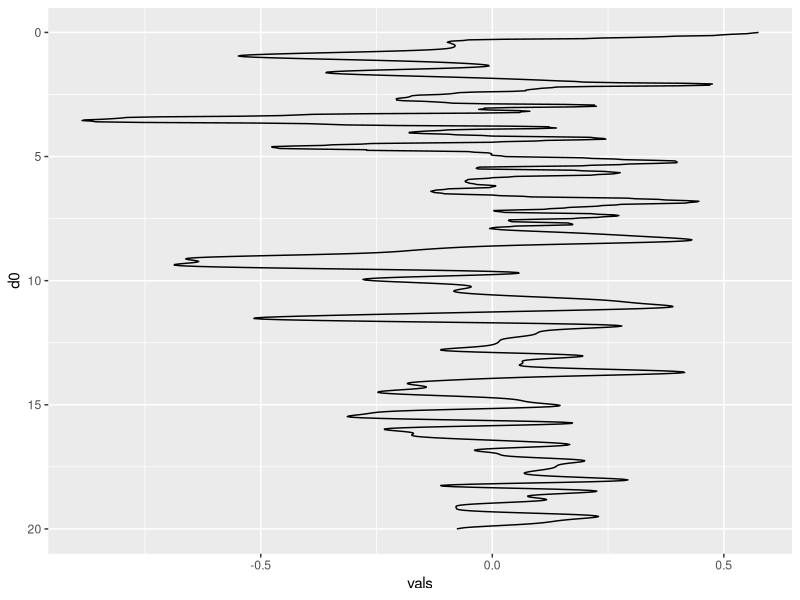
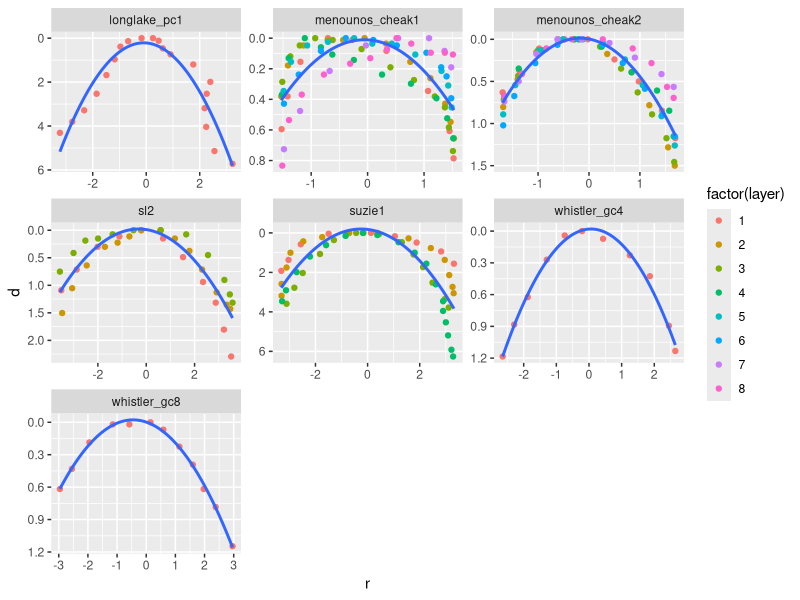

The R source for these figures, in order: (Note: this script raises an error after producing the figures.)
## ---- chunk 1
library(ggplot2)
library(reshape2)
library(dplyr)
## ---- chunk 2
# define parameters
barrel_width <- 6 # use 8 cm for barrel width
slice_sizes <- c(0.1, 0.5, 1)
cellsize <- 0.025
## ---- chunk 3
# generate data at resolution 1 mm (200 samples for 20 cm)
set.seed(2500)
original_data <- data.frame(d0=seq(0, 20, cellsize), vals=rnorm(20/cellsize+1))
smoothing = 10
for(s in 1:smoothing) {
  original_data$vals <- ksmooth(original_data$d0, original_data$vals, bandwidth=0.1)$y
}

ggplot(original_data, aes(y=d0, x=vals)) + geom_path() + scale_y_reverse()
## ---- chunk 4
# load
deformations <- read.csv("deformed cores/deformed_cores_summary.csv")
# calc the x0 and y0 to use as the base coordinates (to transform x and y to r and d)
layers <- deformations %>% 
  group_by(layercode) %>% 
  summarise(x0=mean(range(x)), y0=min(y))
deformations <- merge(deformations, layers, by="layercode")
deformations$r <- deformations$x-deformations$x0
deformations$d <- deformations$y-deformations$y0
deformations <- deformations %>% select(layercode, core, layer, r, d)

# plot cores with quadratic smoothing
ggplot(deformations, aes(x=r, y=d)) + 
  geom_point(aes(col=factor(layer))) + 
  stat_smooth(method=lm, formula=y ~ poly(x, 2, raw=TRUE), se=FALSE) + 
  scale_y_reverse() + facet_wrap(~core, scales="free")

# define the regression function
create_quadratic_model <- function(df) {
  model <- lm(data=df, formula=d ~ poly(r, 2, raw=TRUE))
  return(data.frame(a=model$coefficients[3],
                    r2=summary(model)$r.squared,
                    df=model$df.residual))
}

# calculate quadratic models
modelparams <- deformations %>% 
  group_by(layercode) %>%
  do(create_quadratic_model(.))

# these are used in the model later
mina <- round(min(modelparams$a), 3)
maxa <- round(max(modelparams$a), 2)
meana <- round(mean(modelparams$a), 2)
coeffs <- c(0, mina, meana, maxa)
## ---- chunk 5
knitr::kable(modelparams, digits=2)
## ---- chunk 6
# This function takes a `slicesize` (for example, 1 cm) and a function `d0` that
# returns a the original depth prior to deformation given a depth (`d`) and a
# radius from the centre of the core (`r`). The `cellsize` parameter specifies
# the resolution at which to create the model (low values for higher resolution)
# and the `width` specifies the interior diameter of the core barrel. The `d`
# values in the model are relative to the centre of the slice. For a single
# function `d0` and slice size, we can then plot a cross-section and histogram
# of the depths prior to deformation.

# output is a data.frame with columsn x, y, z, r, and d0 (which we should refactor to oi...)

deformation_model3d <- function(slicesize, d0, width=2, cellsize=0.025, stat=NULL) {
  coords <- expand.grid(x=seq(-width/2, width/2, cellsize),
                        y=seq(-width/2, width/2, cellsize),
                        z=seq(-slicesize/2, slicesize/2, cellsize))
  coords$r <- sqrt(coords$x^2 + coords$y^2)
  coords <- coords[coords$r <= width/2,]
  coords$d0 <- d0(coords$z, coords$r)
  if(!is.null(stat)) {
    coords[["stat"]] <- stat(coords$d0)
  }
  return(coords)
}

# expand to grid
params <- expand.grid(slicesize=slice_sizes, coeff=coeffs)

# define a wrapper function that will create the model based on the
# parameters we would like to vary
# include stat of concentration of our value
deformation_model_wrapper <- function(slicesize, coeff) {
  deformation_model3d(slicesize, 
                      d0=function(d, r) d - coeff * r^2, 
                      width = barrel_width, 
                      cellsize = cellsize)
}

# create the models in long form so we can plot with facets
all <- params %>% 
  group_by(slicesize, coeff) %>% 
  do(deformation_model_wrapper(.$slicesize, .$coeff))

# overhead view (same for all sizes of slice)
ggplot(all %>% filter(abs(z)==min(abs(z)), slicesize==all$slicesize[1]), aes(x=x, y=y)) + 
  geom_raster(aes(fill=d0)) + 
  scale_fill_gradient2() + scale_y_reverse() + 
  coord_fixed() + facet_wrap(~coeff)

# side on view
ggplot(all %>% filter(abs(y)==min(abs(y))), aes(x=x, y=z)) + geom_raster(aes(fill=d0)) + 
  scale_fill_gradient2() + scale_y_reverse() + 
  coord_fixed() + facet_grid(slicesize ~ coeff)

# create smoothing models (histograms with binwidth of cellsize, except with the $density param)
create_smoothing_model <- function(vals) {
  limit <- round(max(abs(vals)) / cellsize) * cellsize #snap to cellsize
  breaks <- seq(-limit-cellsize, limit+cellsize, cellsize)
  h <- hist(vals, breaks=breaks, plot=FALSE)
  # fill smoothing model with zeros to make symmetrical
  return(data.frame(d=breaks[-1], density=h$density))
}

models <- all %>% 
  group_by(slicesize, coeff) %>% 
  do(create_smoothing_model(.$d0))

# plot (same as density histogram but this is faster)
ggplot(models %>% filter(density != 0), aes(x=d, y=density)) + 
  geom_bar(width=cellsize, stat="identity") + 
  facet_grid(slicesize ~ coeff)
## ---- chunk 7
# Take our original data and plot it.
ggplot(original_data, aes(y=d0, x=vals)) + geom_path() + scale_y_reverse()

# new approach...make a 2d grid just like the last time but with d and x as the params
deformation_model_coredata <- function(original_data, d0, width=2, cellsize=0.025) {
  coords <- expand.grid(x=seq(-width/2, width/2, cellsize),
                        d=seq(min(original_data$d0), max(original_data$d0), cellsize))
  coords$d0 <- d0(coords$d, abs(coords$x))
  # fit to cellsize
  coords$d0 <- round(coords$d0/cellsize) * cellsize
  coords$val <- sapply(coords$d0, function(x) {
    original_data$vals[original_data$d0==x]
  })
  return(coords)
}

deformation_model_coredata_wrapper <- function(slicesize, coeff) {
  deformation_model_coredata(slicesize, 
                      d0=function(d, r) d - coeff * r^2, 
                      width = barrel_width, 
                      cellsize = cellsize)
}





# define function to "smooth" the data and section it, producing a new dataframe of d/vals cols
extrude <- function(slice_size, filter) {
  # filter (skipping)
  d <- original_data
  d$vals <- stats::filter(d$vals, filter=filter/sum(filter))
  
  # section
  out <- data.frame(d=seq(0+slice_size/2, max(original_data$d0), slice_size))
  merge(out, d, by.x="d", by.y="d0")
}

sliced <- models %>% group_by(slicesize, coeff) %>% do(extrude(unique(.$slicesize), .$density))

ggplot(sliced, aes(y=d, x=vals)) + geom_path() + scale_y_reverse() + 
  facet_grid(slicesize ~ coeff, scales="free_x")

